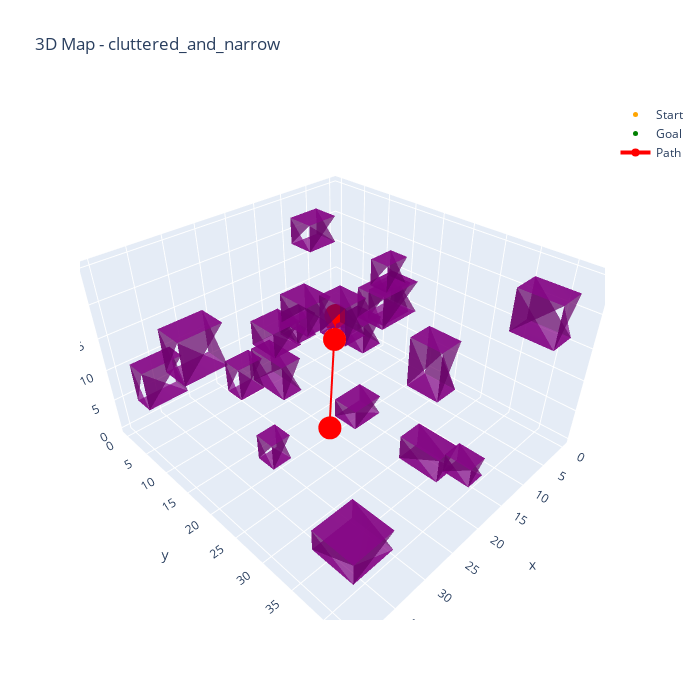

Notebook code cell kept with this figure:
### Code cell
vis3d = MapVisualizer(dimensions=3, bounds=(50, 50, 30), map_type="cluttered_and_narrow")
vis3d.plot_start_goal((0, 0, 0), (40, 40, 25))
vis3d.plot_path_trace([(0, 0, 0), (10, 10, 10), (20, 20, 15), (40, 40, 25)])
vis3d.show()

### Figure 1 — Plotly figure (JSON) as saved in the notebook; plotly's stock layout.template omitted (floating-point values rounded to 4 significant figures)
{"data": [{"color": "purple", "i": [0, 0, 0, 1, 1, 2, 2, 3, 4, 4, 5, 6], "j": [1, 2, 3, 2, 5, 3, 6, 0, 5, 6, 6, 7], "k": [2, 3, 0, 5, 6, 6, 7, 4, 6, 7, 4, 4], "opacity": 0.7, "type": "mesh3d", "x": [22, 25, 25, 22, 22, 25, 25, 22], "y": [36, 36, 40, 40, 36, 36, 40, 40], "z": [19, 19, 19, 19, 25, 25, 25, 25]}, {"color": "purple", "i": [0, 0, 0, 1, 1, 2, 2, 3, 4, 4, 5, 6], "j": [1, 2, 3, 2, 5, 3, 6, 0, 5, 6, 6, 7], "k": [2, 3, 0, 5, 6, 6, 7, 4, 6, 7, 4, 4], "opacity": 0.7, "type": "mesh3d", "x": [25, 28, 28, 25, 25, 28, 28, 25], "y": [13, 13, 19, 19, 13, 13, 19, 19], "z": [9, 9, 9, 9, 14, 14, 14, 14]}, {"color": "purple", "i": [0, 0, 0, 1, 1, 2, 2, 3, 4, 4, 5, 6], "j": [1, 2, 3, 2, 5, 3, 6, 0, 5, 6, 6, 7], "k": [2, 3, 0, 5, 6, 6, 7, 4, 6, 7, 4, 4], "opacity": 0.7, "type": "mesh3d", "x": [14, 19, 19, 14, 14, 19, 19, 14], "y": [19, 19, 23, 23, 19, 19, 23, 23], "z": [1, 1, 1, 1, 4, 4, 4, 4]}, {"color": "purple", "i": [0, 0, 0, 1, 1, 2, 2, 3, 4, 4, 5, 6], "j": [1, 2, 3, 2, 5, 3, 6, 0, 5, 6, 6, 7], "k": [2, 3, 0, 5, 6, 6, 7, 4, 6, 7, 4, 4], "opacity": 0.7, "type": "mesh3d", "x": [3, 7, 7, 3, 3, 7, 7, 3], "y": [8, 8, 13, 13, 8, 8, 13, 13], "z": [3, 3, 3, 3, 8, 8, 8, 8]}, {"color": "purple", "i": [0, 0, 0, 1, 1, 2, 2, 3, 4, 4, 5, 6], "j": [1, 2, 3, 2, 5, 3, 6, 0, 5, 6, 6, 7], "k": [2, 3, 0, 5, 6, 6, 7, 4, 6, 7, 4, 4], "opacity": 0.7, "type": "mesh3d", "x": [33, 39, 39, 33, 33, 39, 39, 33], "y": [1, 1, 4, 4, 1, 1, 4, 4], "z": [5, 5, 5, 5, 11, 11, 11, 11]}, {"color": "purple", "i": [0, 0, 0, 1, 1, 2, 2, 3, 4, 4, 5, 6], "j": [1, 2, 3, 2, 5, 3, 6, 0, 5, 6, 6, 7], "k": [2, 3, 0, 5, 6, 6, 7, 4, 6, 7, 4, 4], "opacity": 0.7, "type": "mesh3d", "x": [33, 39, 39, 33, 33, 39, 39, 33], "y": [11, 11, 15, 15, 11, 11, 15, 15], "z": [15, 15, 15, 15, 21, 21, 21, 21]}, {"color": "purple", "i": [0, 0, 0, 1, 1, 2, 2, 3, 4, 4, 5, 6], "j": [1, 2, 3, 2, 5, 3, 6, 0, 5, 6, 6, 7], "k": [2, 3, 0, 5, 6, 6, 7, 4, 6, 7, 4, 4], "opacity": 0.7, "type": "mesh3d", "x": [0, 6, 6, 0, 0, 6, 6, 0], "y": [13, 13, 16, 16, 13, 13, 16, 16], "z": [9, 9, 9, 9, 14, 14, 14, 14]}, {"color": "purple", "i": [0, 0, 0, 1, 1, 2, 2, 3, 4, 4, 5, 6], "j": [1, 2, 3, 2, 5, 3, 6, 0, 5, 6, 6, 7], "k": [2, 3, 0, 5, 6, 6, 7, 4, 6, 7, 4, 4], "opacity": 0.7, "type": "mesh3d", "x": [3, 7, 7, 3, 3, 7, 7, 3], "y": [37, 37, 43, 43, 37, 37, 43, 43], "z": [18, 18, 18, 18, 24, 24, 24, 24]}, {"color": "purple", "i": [0, 0, 0, 1, 1, 2, 2, 3, 4, 4, 5, 6], "j": [1, 2, 3, 2, 5, 3, 6, 0, 5, 6, 6, 7], "k": [2, 3, 0, 5, 6, 6, 7, 4, 6, 7, 4, 4], "opacity": 0.7, "type": "mesh3d", "x": [25, 28, 28, 25, 25, 28, 28, 25], "y": [38, 38, 43, 43, 38, 38, 43, 43], "z": [12, 12, 12, 12, 15, 15, 15, 15]}, {"color": "purple", "i": [0, 0, 0, 1, 1, 2, 2, 3, 4, 4, 5, 6], "j": [1, 2, 3, 2, 5, 3, 6, 0, 5, 6, 6, 7], "k": [2, 3, 0, 5, 6, 6, 7, 4, 6, 7, 4, 4], "opacity": 0.7, "type": "mesh3d", "x": [13, 16, 16, 13, 13, 16, 16, 13], "y": [36, 36, 40, 40, 36, 36, 40, 40], "z": [0, 0, 0, 0, 3, 3, 3, 3]}, {"color": "purple", "i": [0, 0, 0, 1, 1, 2, 2, 3, 4, 4, 5, 6], "j": [1, 2, 3, 2, 5, 3, 6, 0, 5, 6, 6, 7], "k": [2, 3, 0, 5, 6, 6, 7, 4, 6, 7, 4, 4], "opacity": 0.7, "type": "mesh3d", "x": [24, 27, 27, 24, 24, 27, 27, 24], "y": [18, 18, 21, 21, 18, 18, 21, 21], "z": [18, 18, 18, 18, 21, 21, 21, 21]}, {"color": "purple", "i": [0, 0, 0, 1, 1, 2, 2, 3, 4, 4, 5, 6], "j": [1, 2, 3, 2, 5, 3, 6, 0, 5, 6, 6, 7], "k": [2, 3, 0, 5, 6, 6, 7, 4, 6, 7, 4, 4], "opacity": 0.7, "type": "mesh3d", "x": [17, 22, 22, 17, 17, 22, 22, 17], "y": [5, 5, 10, 10, 5, 5, 10, 10], "z": [8, 8, 8, 8, 12, 12, 12, 12]}, {"color": "purple", "i": [0, 0, 0, 1, 1, 2, 2, 3, 4, 4, 5, 6], "j": [1, 2, 3, 2, 5, 3, 6, 0, 5, 6, 6, 7], "k": [2, 3, 0, 5, 6, 6, 7, 4, 6, 7, 4, 4], "opacity": 0.7, "type": "mesh3d", "x": [9, 14, 14, 9, 9, 14, 14, 9], "y": [2, 2, 8, 8, 2, 2, 8, 8], "z": [7, 7, 7, 7, 12, 12, 12, 12]}, {"color": "purple", "i": [0, 0, 0, 1, 1, 2, 2, 3, 4, 4, 5, 6], "j": [1, 2, 3, 2, 5, 3, 6, 0, 5, 6, 6, 7], "k": [2, 3, 0, 5, 6, 6, 7, 4, 6, 7, 4, 4], "opacity": 0.7, "type": "mesh3d", "x": [33, 39, 39, 33, 33, 39, 39, 33], "y": [36, 36, 42, 42, 36, 36, 42, 42], "z": [5, 5, 5, 5, 8, 8, 8, 8]}, {"color": "purple", "i": [0, 0, 0, 1, 1, 2, 2, 3, 4, 4, 5, 6], "j": [1, 2, 3, 2, 5, 3, 6, 0, 5, 6, 6, 7], "k": [2, 3, 0, 5, 6, 6, 7, 4, 6, 7, 4, 4], "opacity": 0.7, "type": "mesh3d", "x": [14, 20, 20, 14, 14, 20, 20, 14], "y": [24, 24, 28, 28, 24, 24, 28, 28], "z": [20, 20, 20, 20, 24, 24, 24, 24]}, {"color": "purple", "i": [0, 0, 0, 1, 1, 2, 2, 3, 4, 4, 5, 6], "j": [1, 2, 3, 2, 5, 3, 6, 0, 5, 6, 6, 7], "k": [2, 3, 0, 5, 6, 6, 7, 4, 6, 7, 4, 4], "opacity": 0.7, "type": "mesh3d", "x": [7, 12, 12, 7, 7, 12, 12, 7], "y": [3, 3, 7, 7, 3, 3, 7, 7], "z": [20, 20, 20, 20, 24, 24, 24, 24]}, {"color": "purple", "i": [0, 0, 0, 1, 1, 2, 2, 3, 4, 4, 5, 6], "j": [1, 2, 3, 2, 5, 3, 6, 0, 5, 6, 6, 7], "k": [2, 3, 0, 5, 6, 6, 7, 4, 6, 7, 4, 4], "opacity": 0.7, "type": "mesh3d", "x": [5, 9, 9, 5, 5, 9, 9, 5], "y": [16, 16, 19, 19, 16, 16, 19, 19], "z": [17, 17, 17, 17, 21, 21, 21, 21]}, {"color": "purple", "i": [0, 0, 0, 1, 1, 2, 2, 3, 4, 4, 5, 6], "j": [1, 2, 3, 2, 5, 3, 6, 0, 5, 6, 6, 7], "k": [2, 3, 0, 5, 6, 6, 7, 4, 6, 7, 4, 4], "opacity": 0.7, "type": "mesh3d", "x": [12, 16, 16, 12, 12, 16, 16, 12], "y": [13, 13, 18, 18, 13, 13, 18, 18], "z": [11, 11, 11, 11, 17, 17, 17, 17]}, {"color": "purple", "i": [0, 0, 0, 1, 1, 2, 2, 3, 4, 4, 5, 6], "j": [1, 2, 3, 2, 5, 3, 6, 0, 5, 6, 6, 7], "k": [2, 3, 0, 5, 6, 6, 7, 4, 6, 7, 4, 4], "opacity": 0.7, "type": "mesh3d", "x": [29, 32, 32, 29, 29, 32, 32, 29], "y": [18, 18, 21, 21, 18, 18, 21, 21], "z": [1, 1, 1, 1, 5, 5, 5, 5]}, {"color": "purple", "i": [0, 0, 0, 1, 1, 2, 2, 3, 4, 4, 5, 6], "j": [1, 2, 3, 2, 5, 3, 6, 0, 5, 6, 6, 7], "k": [2, 3, 0, 5, 6, 6, 7, 4, 6, 7, 4, 4], "opacity": 0.7, "type": "mesh3d", "x": [25, 29, 29, 25, 25, 29, 29, 25], "y": [8, 8, 11, 11, 8, 8, 11, 11], "z": [5, 5, 5, 5, 10, 10, 10, 10]}, {"marker": {"color": "orange", "size": 5}, "mode": "markers", "name": "Start", "type": "scatter3d", "x": [0], "y": [0], "z": [0]}, {"marker": {"color": "green", "size": 5}, "mode": "markers", "name": "Goal", "type": "scatter3d", "x": [40], "y": [40], "z": [25]}, {"line": {"color": "red", "width": 4}, "mode": "lines+markers", "name": "Path", "type": "scatter3d", "x": [0, 10, 20, 40], "y": [0, 10, 20, 40], "z": [0, 10, 15, 25]}], "layout": {"height": 700, "scene": {"xaxis": {"nticks": 10}, "yaxis": {"nticks": 10}, "zaxis": {"nticks": 10}}, "title": {"text": "3D Map - cluttered_and_narrow"}, "width": 700}}
